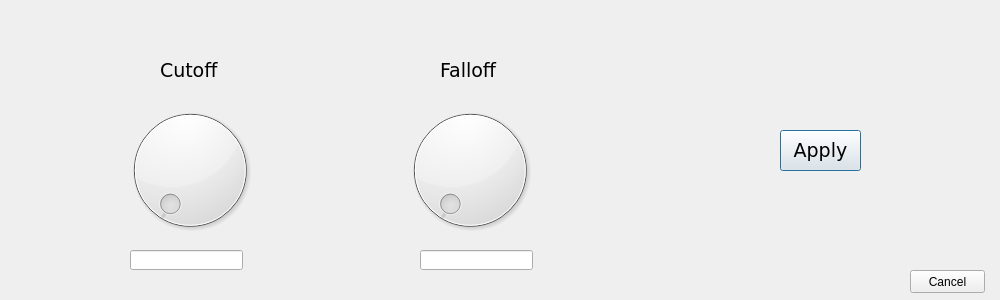
<?xml version="1.0" encoding="UTF-8"?>
<ui version="4.0">
 <class>LPHPDialog</class>
 <widget class="QDialog" name="LPHPDialog">
  <property name="geometry">
   <rect>
    <x>0</x>
    <y>0</y>
    <width>1000</width>
    <height>300</height>
   </rect>
  </property>
  <property name="windowTitle">
   <string>Dialog</string>
  </property>
  <widget class="QDial" name="dial">
   <property name="geometry">
    <rect>
     <x>120</x>
     <y>100</y>
     <width>140</width>
     <height>140</height>
    </rect>
   </property>
   <property name="mouseTracking">
    <bool>false</bool>
   </property>
   <property name="tabletTracking">
    <bool>false</bool>
   </property>
   <property name="maximum">
    <number>10000</number>
   </property>
   <property name="notchesVisible">
    <bool>false</bool>
   </property>
  </widget>
  <widget class="QLabel" name="label">
   <property name="geometry">
    <rect>
     <x>160</x>
     <y>60</y>
     <width>61</width>
     <height>21</height>
    </rect>
   </property>
   <property name="font">
    <font>
     <family>Verdana</family>
     <pointsize>14</pointsize>
    </font>
   </property>
   <property name="text">
    <string>Cutoff</string>
   </property>
  </widget>
  <widget class="QLabel" name="label_2">
   <property name="geometry">
    <rect>
     <x>440</x>
     <y>60</y>
     <width>61</width>
     <height>21</height>
    </rect>
   </property>
   <property name="font">
    <font>
     <family>Verdana</family>
     <pointsize>14</pointsize>
    </font>
   </property>
   <property name="text">
    <string>Falloff</string>
   </property>
  </widget>
  <widget class="QDial" name="dial_2">
   <property name="geometry">
    <rect>
     <x>400</x>
     <y>100</y>
     <width>140</width>
     <height>140</height>
    </rect>
   </property>
   <property name="maximum">
    <number>1000</number>
   </property>
   <property name="notchesVisible">
    <bool>false</bool>
   </property>
  </widget>
  <widget class="QPushButton" name="pushButton">
   <property name="geometry">
    <rect>
     <x>780</x>
     <y>130</y>
     <width>81</width>
     <height>41</height>
    </rect>
   </property>
   <property name="font">
    <font>
     <family>Verdana</family>
     <pointsize>14</pointsize>
    </font>
   </property>
   <property name="text">
    <string>Apply</string>
   </property>
  </widget>
  <widget class="QPushButton" name="pushButton_2">
   <property name="geometry">
    <rect>
     <x>910</x>
     <y>270</y>
     <width>75</width>
     <height>23</height>
    </rect>
   </property>
   <property name="text">
    <string>Cancel</string>
   </property>
  </widget>
  <widget class="QLineEdit" name="lineEdit">
   <property name="geometry">
    <rect>
     <x>130</x>
     <y>250</y>
     <width>113</width>
     <height>20</height>
    </rect>
   </property>
  </widget>
  <widget class="QLineEdit" name="lineEdit_2">
   <property name="geometry">
    <rect>
     <x>420</x>
     <y>250</y>
     <width>113</width>
     <height>20</height>
    </rect>
   </property>
  </widget>
 </widget>
 <resources/>
 <connections/>
</ui>
